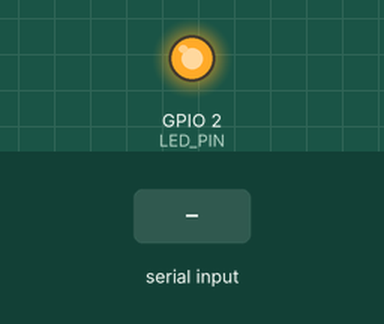
A sketch run on a simulated ESP8266 (NodeMCU). Parts: output pins drawn as LEDs (lit = HIGH). Inputs (shaded band) come from the test bench. WiFi joins after 1.5 s; servers stay silent unless stated; EEPROM starts erased; what the sketch prints to the serial monitor is not drawn.

Above: at 2.7 s.
2.8 s: "90 45\n" received over the second serial link
At 3.01 s:
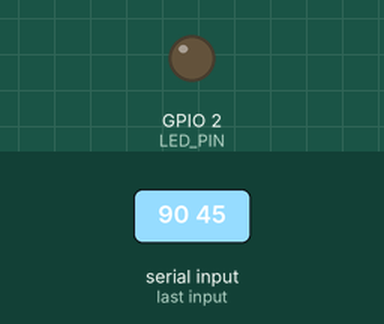
Timing chart, 0 to 10.5 s (numbered marks = the images above; inputs shaded):
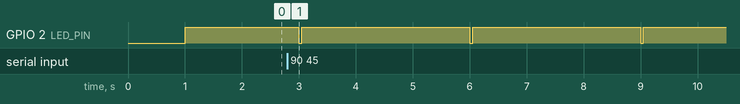

Measured:
- by itself, GPIO 2 (LED_PIN): alternates HIGH for 2.9 s and LOW for 0.05 s

The sketch:

sketch_TXRX.ino
```cpp
#include <ESP8266WiFi.h>
#include <ESP8266WebServer.h>
#include <SoftwareSerial.h>
#include <EEPROM.h>

#define RX_PIN 13 // D7
#define TX_PIN 5  // D1
#define LED_PIN 2 // D4

SoftwareSerial scaleSerial(RX_PIN, TX_PIN);
ESP8266WebServer server(80);

String rawData = "";
float currentWeight = 0.0;

// ==========================================
// СТРУКТУРА НАСТРОЕК ДЛЯ EEPROM
// ==========================================
struct NetConfig {
  char magic[4];  // Метка наличия сохранения (CFG)
  char ssid[32];  // Имя Wi-Fi
  char pass[64];  // Пароль Wi-Fi
  uint8_t ip[4];  // IP-адрес (4 блока)
};

NetConfig cfg;

// HTML-шаблон для браузера
const char* htmlPage = R"rawliteral(
<!DOCTYPE html><html lang="ru"><head><meta charset="utf-8">
<meta name="viewport" content="width=device-width, initial-scale=1">
<title>Настройки весов</title>
<style>
  body { font-family: Arial, sans-serif; background: #e9ecef; display: flex; justify-content: center; padding-top: 50px; }
  .card { background: #fff; padding: 30px; border-radius: 12px; box-shadow: 0 4px 8px rgba(0,0,0,0.1); width: 100%; max-width: 350px; }
  h2 { text-align: center; color: #333; margin-top: 0; }
  label { font-weight: bold; font-size: 14px; color: #555; }
  input { width: 100%; padding: 12px; margin: 8px 0 20px 0; border: 1px solid #ccc; border-radius: 6px; box-sizing: border-box; font-size: 16px; }
  button { background: #007bff; color: white; border: none; padding: 14px; border-radius: 6px; cursor: pointer; width: 100%; font-size: 16px; font-weight: bold; }
  button:hover { background: #0056b3; }
</style></head><body>
  <div class="card">
    <h2>Wi-Fi и IP весов</h2>
    <form action="/save" method="POST">
      <label>Имя сети (SSID):</label>
      <input type="text" name="ssid" value="%SSID%" required>
      <label>Пароль:</label>
      <input type="text" name="pass" value="%PASS%">
      <label>Статический IP:</label>
      <input type="text" name="ip" value="%IP%" placeholder="192.168.1.150" required>
      <button type="submit">Сохранить и перезагрузить</button>
    </form>
  </div>
</body></html>
)rawliteral";

// Загрузка настроек из памяти
void loadConfig() {
  EEPROM.begin(512);
  EEPROM.get(0, cfg);

  // Если метка не совпадает, память пуста. Записываем дефолтные значения.
  if (String(cfg.magic) != "CFG") {
    strcpy(cfg.magic, "CFG");
    strcpy(cfg.ssid, "MyNetwork");
    strcpy(cfg.pass, "MyPassword");
    cfg.ip[0] = 192; cfg.ip[1] = 168; cfg.ip[2] = 1; cfg.ip[3] = 150;
    EEPROM.put(0, cfg);
    EEPROM.commit();
  }
}

void setup() {
  Serial.begin(115200);
  pinMode(LED_PIN, OUTPUT);
  scaleSerial.begin(2400, SWSERIAL_8N1, RX_PIN, TX_PIN, false);

  loadConfig(); // Читаем сохраненные настройки

  // Настройка статического IP (шлюз вычисляется автоматически: 192.168.X.1)
  IPAddress local_IP(cfg.ip[0], cfg.ip[1], cfg.ip[2], cfg.ip[3]);
  IPAddress gateway(cfg.ip[0], cfg.ip[1], cfg.ip[2], 1);
  IPAddress subnet(255, 255, 255, 0);

  WiFi.hostname("Wireless-Scales");
  WiFi.config(local_IP, gateway, subnet);

  Serial.println("\nПодключение к " + String(cfg.ssid) + "...");
  WiFi.mode(WIFI_STA);
  WiFi.begin(cfg.ssid, cfg.pass);

  // Пытаемся подключиться 20 секунд
  int tries = 0;
  while (WiFi.status() != WL_CONNECTED && tries < 40) {
    digitalWrite(LED_PIN, (millis() / 200) % 2);
    delay(500);
    Serial.print(".");
    tries++;
  }

  // ЕСЛИ НЕ ПОДКЛЮЧИЛИСЬ — СОЗДАЕМ СВОЮ СЕТЬ
  if (WiFi.status() != WL_CONNECTED) {
    Serial.println("\nОшибка Wi-Fi! Запускаем точку настройки.");
    WiFi.mode(WIFI_AP);
    WiFi.softAP("SmartScales-Setup"); // Сеть без пароля
    Serial.println("Подключитесь к Wi-Fi: SmartScales-Setup");
    Serial.println("Откройте в браузере: http://192.168.4.1/config");
  } else {
    Serial.println("\nПодключено! IP: " + WiFi.localIP().toString());
  }

  // ==========================================
  // ВЕБ-СЕРВЕР (ENDPOINTS)
  // ==========================================

  // 1. JSON для вашего приложения Kotlin
  server.on("/", []() {
    String json = "{\"weight\":" + String(currentWeight, 2) + ",\"raw\":\"" + rawData + "\",\"unit\":\"kg\"}";
    server.send(200, "application/json", json);
  });

  // 2. HTML-страница настроек для браузера
  server.on("/config", []() {
    String page = String(htmlPage);
    page.replace("%SSID%", String(cfg.ssid));
    page.replace("%PASS%", String(cfg.pass));
    String ipStr = String(cfg.ip[0]) + "." + String(cfg.ip[1]) + "." + String(cfg.ip[2]) + "." + String(cfg.ip[3]);
    page.replace("%IP%", ipStr);
    server.send(200, "text/html", page);
  });

  // 3. Обработка сохранения настроек
  server.on("/save", HTTP_POST, []() {
    if (server.hasArg("ssid")) strcpy(cfg.ssid, server.arg("ssid").c_str());
    if (server.hasArg("pass")) strcpy(cfg.pass, server.arg("pass").c_str());

    if (server.hasArg("ip")) {
      int parts[4];
      if (sscanf(server.arg("ip").c_str(), "%d.%d.%d.%d", &parts[0], &parts[1], &parts[2], &parts[3]) == 4) {
        for(int i=0; i<4; i++) cfg.ip[i] = (uint8_t)parts[i];
      }
    }

    EEPROM.put(0, cfg);
    EEPROM.commit();
    server.send(200, "text/html", "<h2 style='font-family:sans-serif;text-align:center;margin-top:50px;'>Сохранено! Весы перезагружаются...</h2>");
    delay(1000);
    ESP.restart(); // Перезагружаем плату для применения настроек
  });

  server.begin();
}

void loop() {
  server.handleClient();

  // Маячок: работает ли сеть (горит постоянно = AP Mode, мигает раз в 3 сек = Подключено)
  if (WiFi.getMode() == WIFI_AP) {
    digitalWrite(LED_PIN, LOW); // Светится постоянно, прося настройки
  } else if (WiFi.status() == WL_CONNECTED) {
    digitalWrite(LED_PIN, (millis() % 3000 < 50) ? LOW : HIGH);
  }

  // ПАРСЕР ВЕСОВ (Переворот строки)
  if (scaleSerial.available()) {
    char c = scaleSerial.read();
    digitalWrite(LED_PIN, LOW);

    if (c == ' ' || c == 13 || c == 10 || c == '=') {
      if (rawData.length() > 0) {
        String reversed = "";
        for (int i = rawData.length() - 1; i >= 0; i--) reversed += rawData[i];
        currentWeight = reversed.toFloat();
      }
      rawData = "";
      digitalWrite(LED_PIN, HIGH);
    }
    else if ((c >= '0' && c <= '9') || c == '.') {
      rawData += c;
    }
  }
}
```
